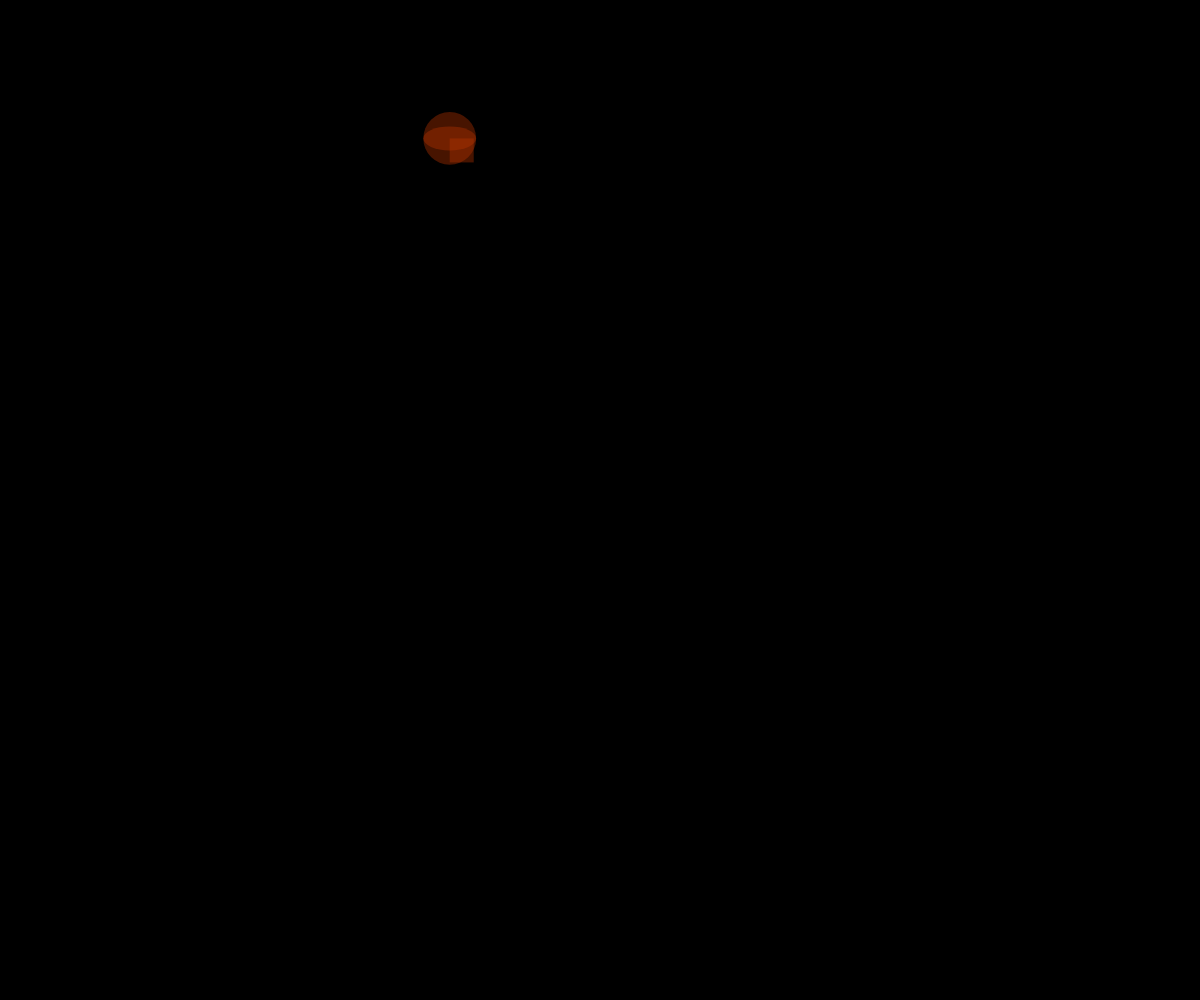
Frame 1 (no input)
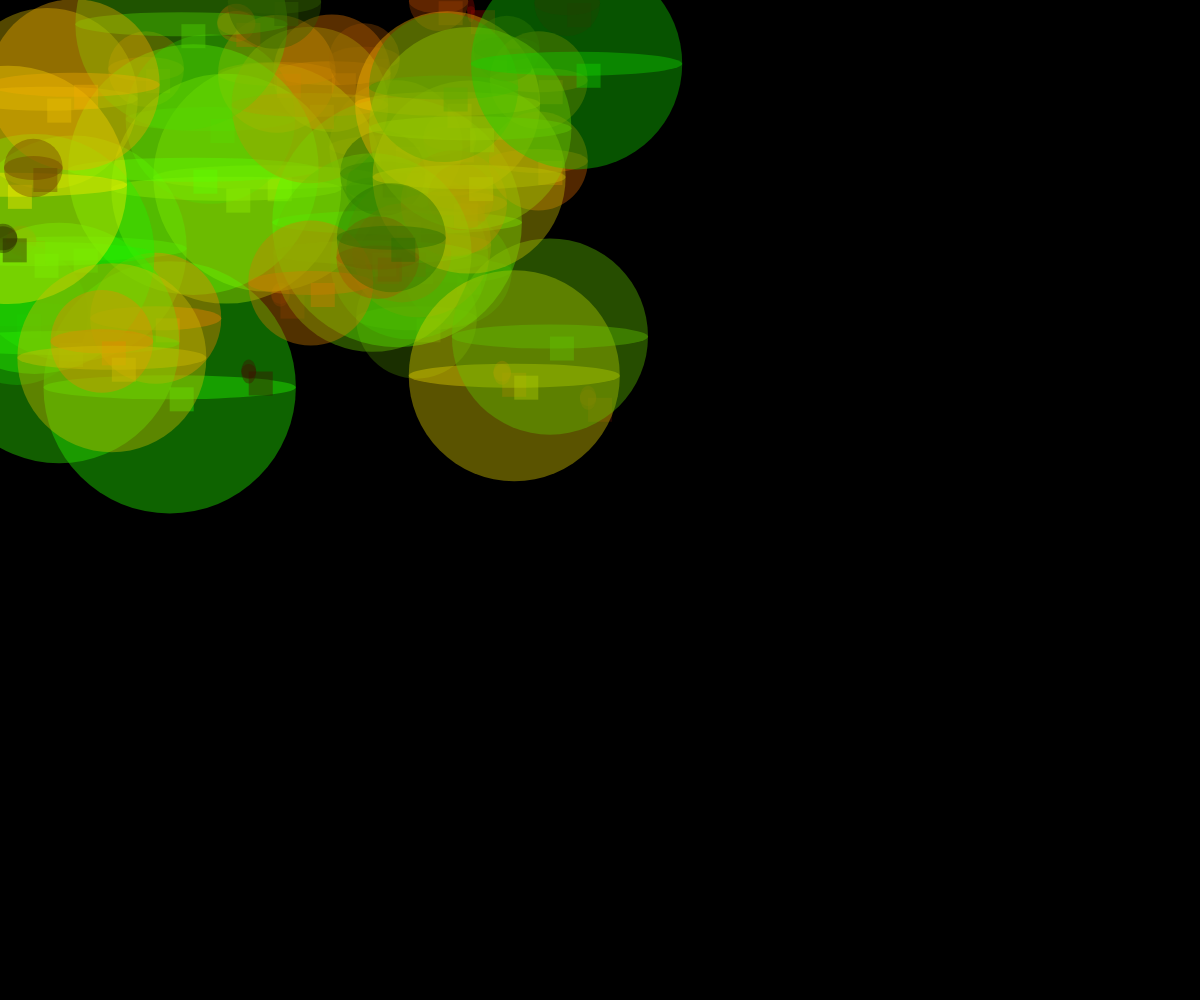
Frame 60 (no input)
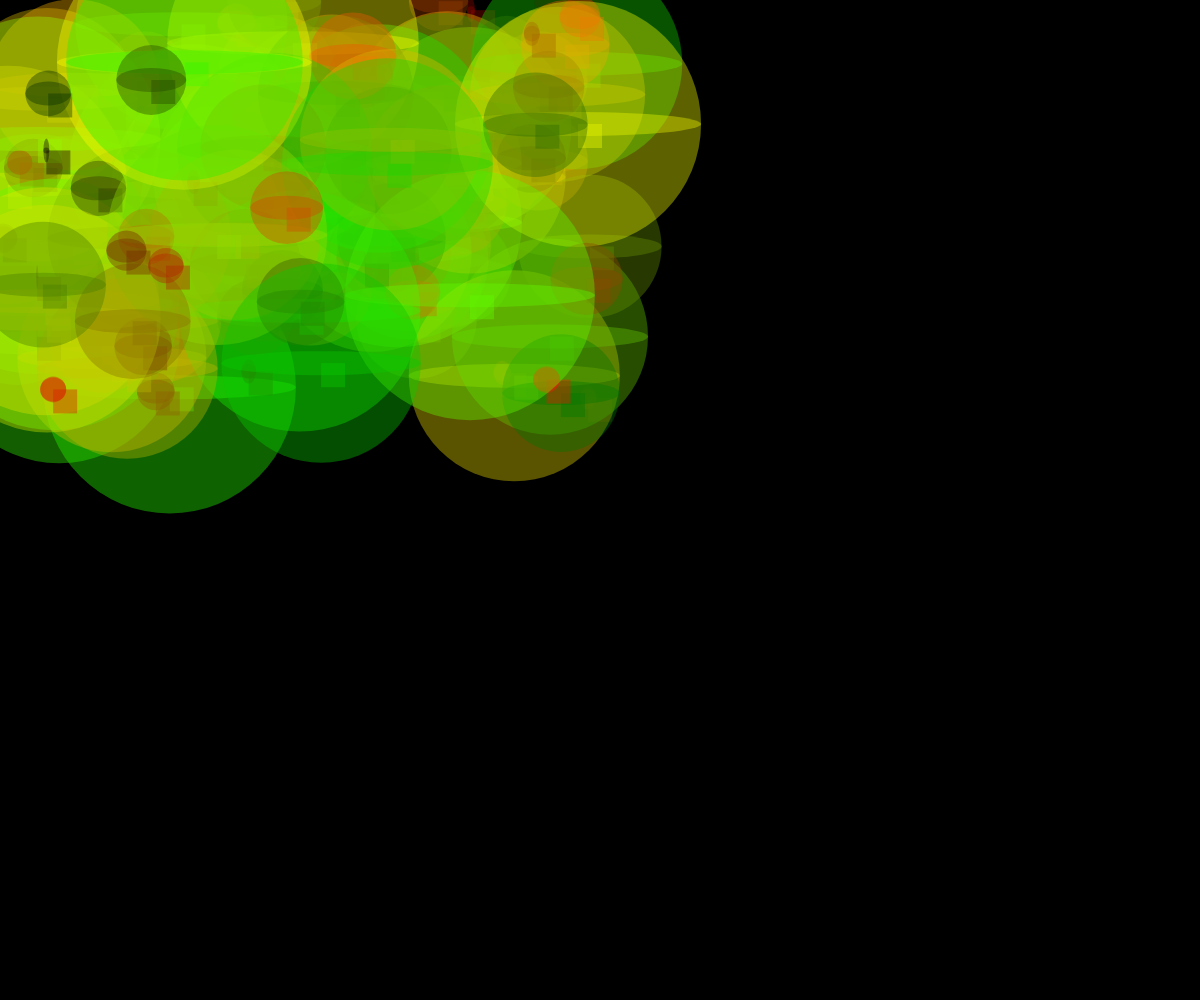
Frame 120 (the mouse pressed at the canvas centre since frame 60)

The p5.js sketch that drew these frames (run headless with seeded random() and noise() and a simulated clock; from frame 60 on, the mouse is pressed at the canvas centre):

// p5.js sketch
// ── sketch.js
let x,y,r,g,b;

function setup(){
  createCanvas(windowWidth, windowHeight);
  background(0);
}

function draw(){
  r = random(0,255);
  g = 0;
  b = random(0,255);
  x = random(0,600);
  y = random(0,400)
  noStroke();
  fill(r,b,g,100);
  rect(x,y,24);
  circle(x,y,b,10);
  ellipse(x,y,b,24)
}
